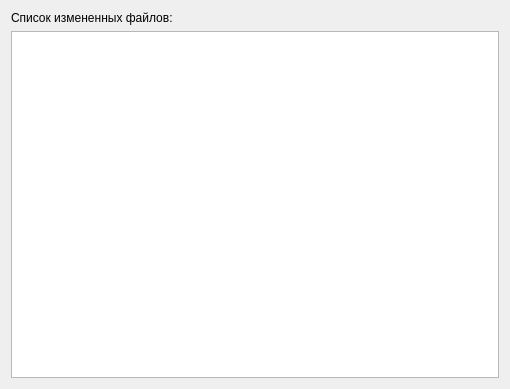
<?xml version="1.0" encoding="UTF-8"?>
<ui version="4.0">
 <class>FileListPage</class>
 <widget class="QWizardPage" name="FileListPage">
  <property name="geometry">
   <rect>
    <x>0</x>
    <y>0</y>
    <width>510</width>
    <height>389</height>
   </rect>
  </property>
  <property name="windowTitle">
   <string>WizardPage</string>
  </property>
  <layout class="QVBoxLayout" name="verticalLayout">
   <item>
    <widget class="QLabel" name="label">
     <property name="text">
      <string>Список измененных файлов:</string>
     </property>
    </widget>
   </item>
   <item>
    <widget class="QPlainTextEdit" name="plainTextEdit"/>
   </item>
  </layout>
 </widget>
 <resources/>
 <connections/>
</ui>
